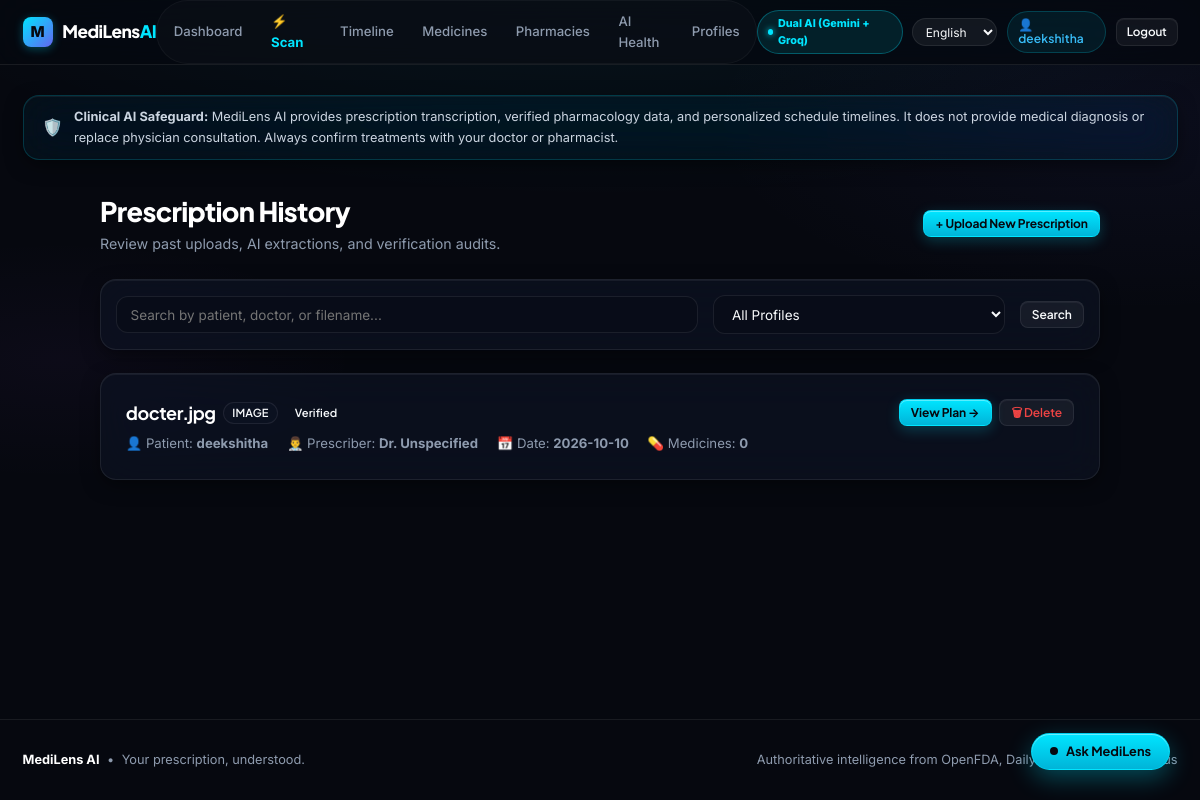
The page /prescriptions/history (signed in) on the database its author committed.
### app/models/prescription.py (models this page shows, shortened)
class Prescription(db.Model):
    __tablename__ = "prescriptions"
    id = db.Column(db.Integer, primary_key=True)
    user_id = db.Column(db.Integer, db.ForeignKey("users.id", ondelete="CASCADE"), nullable=False, index=True)
    profile_id = db.Column(db.Integer, db.ForeignKey("profiles.id", ondelete="SET NULL"), nullable=True, index=True)
    original_filename = db.Column(db.String(255), default="prescription.jpg", nullable=False)
    stored_filename = db.Column("image_path", db.String(255), nullable=False)
    file_type = db.Column(db.String(50), nullable=False)  # 'image' or 'pdf'
    file_size = db.Column(db.Integer, nullable=False)
    page_count = db.Column(db.Integer, default=1, nullable=False)
    patient_name = db.Column(db.String(150), nullable=True)
    doctor_name = db.Column(db.String(150), nullable=True)
    prescription_date = db.Column(db.String(50), nullable=True)
    status = db.Column(db.String(30), default="pending", nullable=False, index=True)  # 'pending', 'processing', 'completed', 'error'
    ocr_quality = db.Column(db.String(20), default="fair", nullable=False)  # 'good', 'fair', 'poor'
    has_unclear_fields = db.Column(db.Boolean, default=False, nullable=False)
    error_message = db.Column(db.Text, nullable=True)
    raw_ocr_text = db.Column(db.Text, nullable=True)
    gemini_raw_response = db.Column(db.Text, nullable=True)
    general_instructions_json = db.Column(db.Text, nullable=True)
    unclear_items_json = db.Column(db.Text, nullable=True)
    comparison_data_json = db.Column(db.Text, nullable=True)
    clinical_safety_json = db.Column(db.Text, nullable=True)
    created_at = db.Column(db.DateTime, default=lambda: datetime.now(timezone.utc), nullable=False, index=True)
    updated_at = db.Column(
        db.DateTime,
        default=lambda: datetime.now(timezone.utc),
        onupdate=lambda: datetime.now(timezone.utc),
        nullable=False
    )
    medicines = db.relationship("Medicine", backref="prescription", lazy="dynamic", cascade="all, delete-orphan")
    schedules = db.relationship("Schedule", backref="prescription", lazy="dynamic", cascade="all, delete-orphan")
    @property
    def general_instructions(self):
        if self.general_instructions_json:
            try:
                return json.loads(self.general_instructions_json)
            except Exception:
                return []
        return []
    @property
    def unclear_items(self):
        if self.unclear_items_json:
            try:
                return json.loads(self.unclear_items_json)
            except Exception:
                return []
        return []
    @property
    def comparison_data(self):
        if self.comparison_data_json:
            try:
                return json.loads(self.comparison_data_json)
            except Exception:
                return None
        return None
    @property
    def clinical_safety(self):
        if self.clinical_safety_json:
            try:
                return json.loads(self.clinical_safety_json)
            except Exception:
                return {}
        return {}

### app/models/profile.py (models this page shows, shortened)
class Profile(db.Model):
    __tablename__ = "profiles"
    id = db.Column(db.Integer, primary_key=True)
    user_id = db.Column(db.Integer, db.ForeignKey("users.id", ondelete="CASCADE"), nullable=False, index=True)
    name = db.Column(db.String(100), nullable=False)
    relationship = db.Column(db.String(50), default="Me", nullable=False)  # 'Me', 'Father', 'Mother', 'Grandparent', 'Child', 'Custom'
    age = db.Column(db.Integer, nullable=True)
    gender = db.Column(db.String(20), nullable=True)  # 'Male', 'Female', 'Other'
    weight_kg = db.Column(db.Float, nullable=True)
    allergies_json = db.Column(db.Text, nullable=True)
    existing_conditions_json = db.Column(db.Text, nullable=True)
    existing_medications_json = db.Column(db.Text, nullable=True)
    pregnancy_status = db.Column(db.String(50), nullable=True)
    notes = db.Column(db.Text, nullable=True)
    is_default = db.Column(db.Boolean, default=False, nullable=False)
    created_at = db.Column(db.DateTime, default=lambda: datetime.now(timezone.utc), nullable=False)
    updated_at = db.Column(
        db.DateTime,
        default=lambda: datetime.now(timezone.utc),
        onupdate=lambda: datetime.now(timezone.utc),
        nullable=False
    )
    prescriptions = db.relationship("Prescription", backref="profile", lazy="dynamic", cascade="all, delete-orphan")
    schedules = db.relationship("Schedule", backref="profile", lazy="dynamic", cascade="all, delete-orphan")
    medication_logs = db.relationship("MedicationLog", backref="profile", lazy="dynamic", cascade="all, delete-orphan")
    @property
    def allergies(self):
        import json
        if self.allergies_json:
            try:
                return json.loads(self.allergies_json)
            except Exception:
                return []
        return []
    @property
    def existing_conditions(self):
        import json
        if self.existing_conditions_json:
            try:
                return json.loads(self.existing_conditions_json)
            except Exception:
                return []
        return []

### app/routes/prescription_routes.py (the view, shortened to what this page needs)
@prescription_bp.route("/history", methods=["GET"])
@login_required
def history():
    user_id = session["user_id"]
    query_search = (request.args.get("search") or "").strip()
    profile_id = request.args.get("profile_id")
    query = Prescription.query.filter_by(user_id=user_id)
    if profile_id and profile_id.isdigit():
        query = query.filter_by(profile_id=int(profile_id))
    prescriptions = query.order_by(Prescription.created_at.desc()).all()
    profiles = Profile.query.filter_by(user_id=user_id).all()
    return render_template(
        "prescriptions/history.html",
        prescriptions=prescriptions,
        profiles=profiles,
        selected_profile_id=int(profile_id) if profile_id and profile_id.isdigit() else None,
        search_query=query_search
    )

### app/utils/security.py (called while the page is built)
def login_required(f):
    @wraps(f)
    def decorated_function(*args, **kwargs):
        if "user_id" not in session:
            if request.is_json or request.path.startswith("/api/"):
                return jsonify({"error": "Authentication required", "status": "unauthorized"}), 401
            session["next_url"] = request.url
            flash("Please log in to access this page.", "warning")
            return redirect(url_for("auth.login"))
        return f(*args, **kwargs)
    return decorated_function

### templates/prescriptions/history.html (shortened to what this page needs)
{% extends "base.html" %}
{% block content %}
<div style="max-width: 1000px; margin: 0 auto;">
  <div style="display: flex; justify-content: space-between; align-items: center; margin-bottom: 1.5rem; flex-wrap: wrap; gap: 1rem;">
    <div>
      <h1 style="font-size: 1.8rem; font-weight: 800;">Prescription History</h1>
      <p style="color: var(--text-muted); font-size: 0.95rem;">Review past uploads, AI extractions, and verification audits.</p>
    </div>
    <a href="{{ url_for('prescriptions.upload') }}" class="btn btn-primary btn-sm">
      + Upload New Prescription
    </a>
  </div>
  <div class="card" style="padding: 1rem; margin-bottom: 1.5rem;">
    <form method="GET" action="{{ url_for('prescriptions.history') }}" style="display: flex; gap: 1rem; flex-wrap: wrap; align-items: center;">
      <div style="flex: 2; min-width: 200px;">
        <input type="text" name="search" class="form-control" placeholder="Search by patient, doctor, or filename..." value="{{ search_query or '' }}">
      </div>
      <div style="flex: 1; min-width: 160px;">
        <select name="profile_id" class="form-control">
          <option value="">All Profiles</option>
        </select>
      </div>
      <button type="submit" class="btn btn-secondary btn-sm">Search</button>
    </form>
  </div>
  {% if prescriptions %}
    <div style="display: flex; flex-direction: column; gap: 1rem;">
      {% for p in prescriptions %}
        <div class="card" style="margin-bottom: 0;">
          <div style="display: flex; justify-content: space-between; align-items: flex-start; flex-wrap: wrap; gap: 1rem;">
            <div>
              <div style="display: flex; align-items: center; gap: 0.5rem;">
                <h3 style="font-size: 1.2rem; font-weight: 700;">{{ p.original_filename }}</h3>
                <span class="badge" style="background: var(--bg-card-subtle); border: 1px solid var(--border-color); color: var(--text-main);">
                  {{ p.file_type|upper }}
                </span>
                {% if p.has_unclear_fields %}
                  <span class="badge badge-review">Review Pending</span>
                {% else %}
                  <span class="badge badge-verified">Verified</span>
                {% endif %}
              </div>
              <div style="color: var(--text-muted); font-size: 0.88rem; margin-top: 0.4rem; display: flex; gap: 1.25rem; flex-wrap: wrap;">
                <span>👤 Patient: <strong>{{ p.patient_name or (p.profile.name if p.profile else 'Me') }}</strong></span>
                <span>👨‍⚕️ Prescriber: <strong>Dr. {{ p.doctor_name or 'Unspecified' }}</strong></span>
                <span>📅 Date: <strong>{{ p.prescription_date or p.created_at.strftime('%Y-%m-%d') }}</strong></span>
                <span>💊 Medicines: <strong>{{ p.medicines.count() }}</strong></span>
              </div>
            </div>
            <div style="display: flex; gap: 0.5rem;">
              <a href="{{ url_for('prescriptions.result', prescription_id=p.id) }}" class="btn btn-primary btn-sm">
                View Plan &rarr;
              </a>
              <form method="POST" action="{{ url_for('prescriptions.delete_prescription', prescription_id=p.id) }}" onsubmit="return confirm('Are you sure you want to delete this prescription and its schedules?');">
                <button type="submit" class="btn btn-secondary btn-sm" style="color: var(--danger);">
                  🗑 Delete
                </button>
              </form>
            </div>
          </div>
        </div>
      {% endfor %}
    </div>
  {% endif %}
</div>
{% endblock %}

### templates/base.html (shortened to what this page needs)
<!DOCTYPE html>
<html lang="{{ preferred_language or 'en' }}" data-theme="dark">
<head>
  <link rel="stylesheet" href="{{ url_for('static', filename='css/style.css') }}">
  <link rel="stylesheet" href="{{ url_for('static', filename='css/dashboard.css') }}">
  <link rel="stylesheet" href="{{ url_for('static', filename='css/prescription.css') }}">
  <link rel="stylesheet" href="{{ url_for('static', filename='css/responsive.css') }}">
</head>
<body>
  <header class="app-header">
    <div class="nav-container">
      <a href="{{ url_for('dashboard.index') if session.get('user_id') else url_for('dashboard.root') }}" class="brand-logo">
        <div class="brand-logo-icon">M</div>
        <span class="brand-text">MediLens<span style="color: var(--primary);">AI</span></span>
      </a>
      {% if session.get('user_id') %}
      <nav class="nav-links">
        <a href="{{ url_for('dashboard.index') }}" class="nav-link {% if request.endpoint == 'dashboard.index' %}active{% endif %}">Dashboard</a>
        <a href="{{ url_for('prescriptions.upload') }}" class="nav-link " style="color: var(--primary); font-weight: 700;">⚡ Scan</a>
        <a href="{{ url_for('schedule.index') }}" class="nav-link {% if request.endpoint and 'schedule' in request.endpoint %}active{% endif %}">Timeline</a>
        <a href="{{ url_for('medicines.index') }}" class="nav-link {% if request.endpoint and 'medicines' in request.endpoint %}active{% endif %}">Medicines</a>
        <a href="{{ url_for('pharmacy.index') }}" class="nav-link {% if request.endpoint and 'pharmacy' in request.endpoint %}active{% endif %}">Pharmacies</a>
        <a href="{{ url_for('assistant.chat') }}" class="nav-link {% if request.endpoint and 'assistant' in request.endpoint %}active{% endif %}">AI Health</a>
        <a href="{{ url_for('profiles.index') }}" class="nav-link {% if request.endpoint and 'profiles' in request.endpoint %}active{% endif %}">Profiles</a>
      </nav>
      {% endif %}
      <div class="nav-actions">
        <span style="font-size: 0.72rem; font-weight: 800; color: #00E5FF; background: rgba(0, 229, 255, 0.1); padding: 0.25rem 0.65rem; border-radius: var(--radius-full); border: 1px solid rgba(0, 229, 255, 0.3); display: inline-flex; align-items: center; gap: 0.3rem;">
          <span style="width: 6px; height: 6px; border-radius: 50%; background: #00E5FF; box-shadow: 0 0 6px #00E5FF;"></span>
          Dual AI (Gemini + Groq)
        </span>
        <select id="global-lang-select" class="form-control" style="width: auto; padding: 0.3rem 0.55rem; font-size: 0.8rem; background: rgba(255,255,255,0.06); border-radius: var(--radius-full);" aria-label="Language selector">
          <option value="en" {% if preferred_language == 'en' %}selected{% endif %}>English</option>
        </select>
        {% if session.get('user_id') %}
          <a href="{{ url_for('profiles.index') }}" class="badge badge-ai" style="font-size: 0.8rem; padding: 0.35rem 0.7rem; text-decoration: none;">
            👤 {{ active_user_name or 'Patient' }}
          </a>
          <a href="{{ url_for('auth.logout') }}" class="btn btn-secondary btn-sm" style="font-size: 0.78rem; padding: 0.35rem 0.65rem;">Logout</a>
        {% else %}
          <a href="{{ url_for('auth.login') }}" class="btn btn-secondary btn-sm">Log In</a>
          <a href="{{ url_for('auth.register') }}" class="btn btn-primary btn-sm">Get Started</a>
        {% endif %}
      </div>
    </div>
  </header>
  <main class="main-content">
    {% if request.endpoint != 'dashboard.root' and request.endpoint != 'landing' %}
    <div class="card" style="padding: 0.75rem 1.25rem; margin-bottom: 2rem; background: rgba(0, 229, 255, 0.04); border-color: rgba(0, 229, 255, 0.18); font-size: 0.85rem; display: flex; align-items: center; gap: 0.75rem;">
      <span style="font-size: 1.1rem;">🛡️</span>
      <span style="color: var(--text-secondary);">
        <strong>Clinical AI Safeguard:</strong> MediLens AI provides prescription transcription, verified pharmacology data, and personalized schedule timelines. It does not provide medical diagnosis or replace physician consultation. Always confirm treatments with your doctor or pharmacist.
      </span>
    </div>
    {% endif %}
    {% block content %}{% endblock %}
  </main>
  {% if session.get('user_id') %}
  <button type="button" class="floating-ai-trigger" id="global-ai-trigger" title="Ask MediLens AI anything about your prescriptions">
    <div class="ai-pulse-dot"></div>
    <span>Ask MediLens</span>
  </button>
  {% endif %}
  <footer style="border-top: 1px solid var(--border-color); padding: 2rem 1.5rem; text-align: center; color: var(--text-muted); font-size: 0.85rem; margin-top: auto;">
    <div style="max-width: 1240px; margin: 0 auto; display: flex; justify-content: space-between; align-items: center; flex-wrap: wrap; gap: 1rem;">
      <div style="display:flex; align-items:center; gap:0.5rem;">
        <span style="font-weight:700; color:#FFFFFF;">MediLens AI</span>
        <span>•</span>
        <span>Your prescription, understood.</span>
      </div>
      <div>
        <span>Authoritative intelligence from OpenFDA, DailyMed & NIH MedlinePlus</span>
      </div>
    </div>
  </footer>
</body>
</html>

### rows shown on the page
Prescription: original_filename "docter.jpg", file_type "IMAGE", has_unclear_fields "Verified", patient_name.name "deekshitha", doctor_name "Unspecified", prescription_date+created_at "2026-10-10", medicines.count "0"

### other values the page prints
{{ active_user_name or 'Patient' }} "deekshitha"
